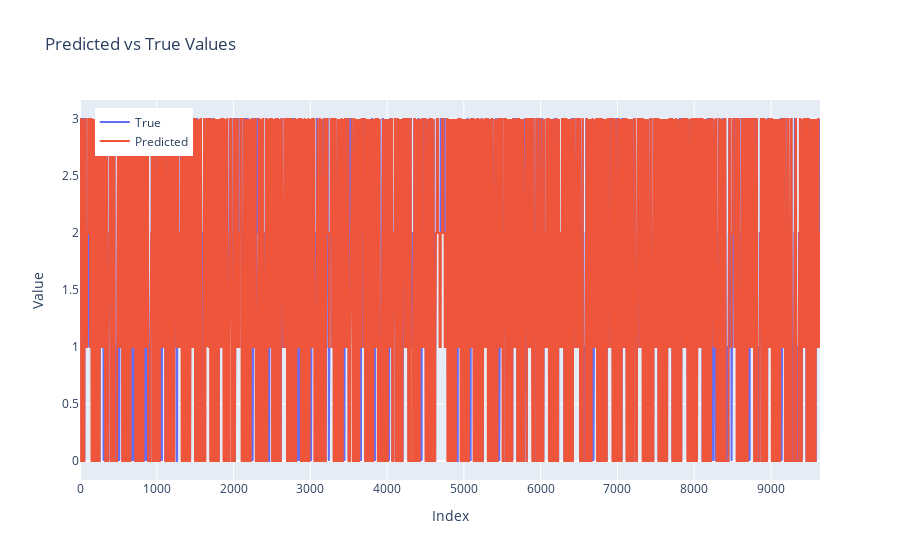

The cell this chart's notebook holds for it:
### Code cell
fig = go.Figure()
fig.add_trace(go.Scatter(y=trues, mode='lines', name='True'))
fig.add_trace(go.Scatter(y=predicted, mode='lines', name='Predicted'))

fig.update_layout(
    title="Predicted vs True Values",
    xaxis_title="Index",
    yaxis_title="Value",
    legend=dict(x=0.02, y=0.98)
)
fig.show()

### Figure 1 — Plotly figure (JSON) as saved in the notebook; plotly's stock layout.template omitted (floating-point values rounded to 4 significant figures; data arrays with more than 128 entries replaced by an {"elided": "..."} marker saying what was removed)
{"data": [{"mode": "lines", "name": "True", "type": "scatter", "y": {"elided": "9639 int values"}}, {"mode": "lines", "name": "Predicted", "type": "scatter", "y": {"elided": "9639 int values"}}], "layout": {"legend": {"x": 0.02, "y": 0.98}, "title": {"text": "Predicted vs True Values"}, "xaxis": {"title": {"text": "Index"}}, "yaxis": {"title": {"text": "Value"}}}}
